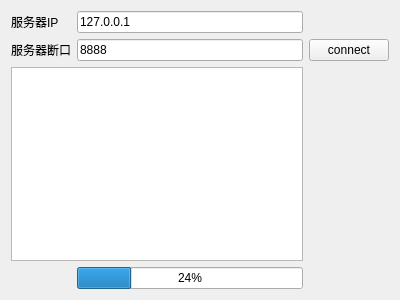
<?xml version="1.0" encoding="UTF-8"?>
<ui version="4.0">
 <class>ClientWidget</class>
 <widget class="QWidget" name="ClientWidget">
  <property name="geometry">
   <rect>
    <x>0</x>
    <y>0</y>
    <width>400</width>
    <height>300</height>
   </rect>
  </property>
  <property name="windowTitle">
   <string>Form</string>
  </property>
  <layout class="QGridLayout" name="gridLayout">
   <item row="0" column="0">
    <widget class="QLabel" name="label">
     <property name="text">
      <string>服务器IP</string>
     </property>
    </widget>
   </item>
   <item row="0" column="1">
    <widget class="QLineEdit" name="lineEdit">
     <property name="text">
      <string>127.0.0.1</string>
     </property>
    </widget>
   </item>
   <item row="1" column="0">
    <widget class="QLabel" name="label_2">
     <property name="text">
      <string>服务器断口</string>
     </property>
    </widget>
   </item>
   <item row="1" column="1">
    <widget class="QLineEdit" name="lineEdit_2">
     <property name="text">
      <string>8888</string>
     </property>
    </widget>
   </item>
   <item row="1" column="2">
    <widget class="QPushButton" name="pushButton">
     <property name="text">
      <string>connect</string>
     </property>
    </widget>
   </item>
   <item row="2" column="0" colspan="2">
    <widget class="QTextEdit" name="textEdit">
     <property name="readOnly">
      <bool>true</bool>
     </property>
    </widget>
   </item>
   <item row="3" column="1">
    <widget class="QProgressBar" name="progressBar">
     <property name="value">
      <number>24</number>
     </property>
    </widget>
   </item>
  </layout>
 </widget>
 <resources/>
 <connections/>
</ui>
